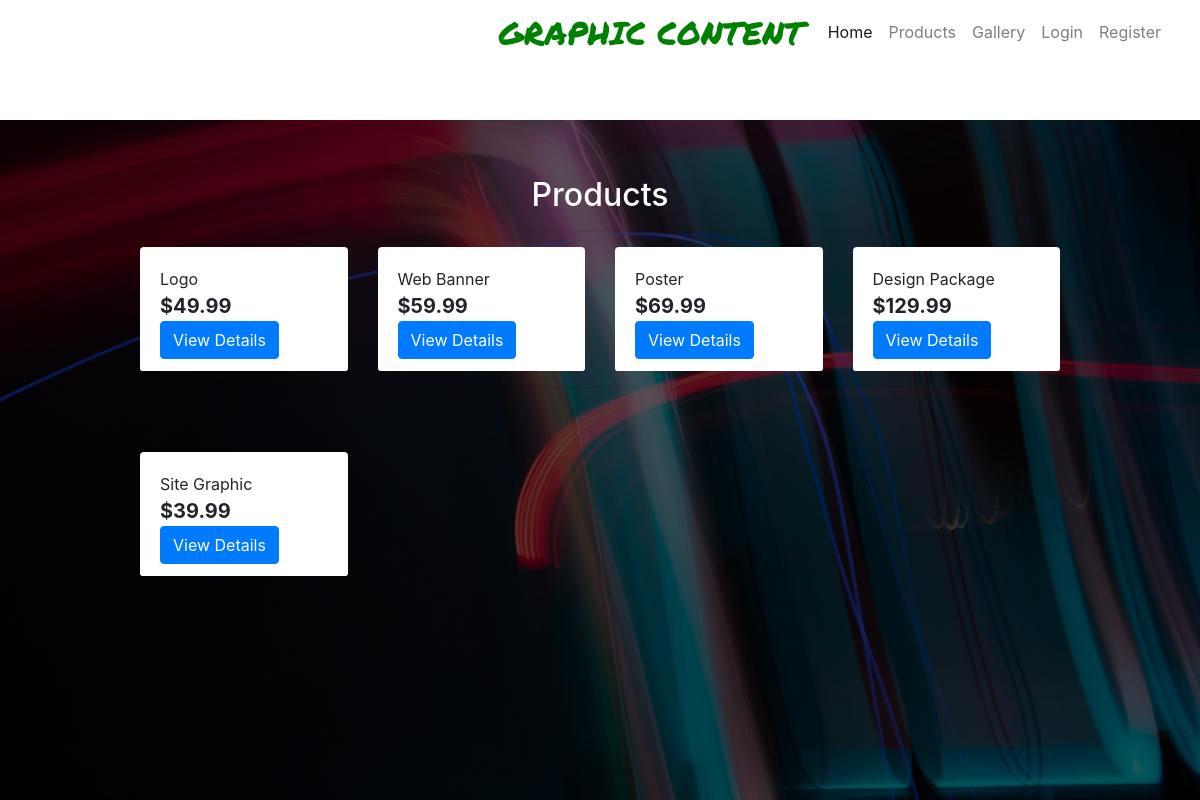
Screenshot of /products/ with the database file from the repository.
### products/models.py (models this page shows, shortened)
class Product(models.Model):
    service_type = models.CharField(max_length=254)
    price = models.DecimalField(max_digits=6, decimal_places=2)
    description = models.TextField(null=True)

### products/views.py (the view)
# urls.py: path('', views.all_products, name='products'),
def all_products(request):
    products = Product.objects.all()
    context = {
        'products': products,
    }
    return render(request, 'products/products.html', context)

### products/templates/products/products.html (shortened to what this page needs)
{% extends "base.html" %}
{% load static %}
{% block content %}
<div class="overlay"></div>
    <div class="page-background">
        <div id="page-background-overlay"></div>
    </div>
<div class="container page-body">
    <div class="row h-100">
        <div class="col text-center mt-3">
            <h2 class="text-white">Products</h2>
            <hr class="w-50 mb-1">
        </div>
    </div>
    <div class="row">
        <div class="product-container col-10 offset-1">
            <div class="row">
                {% for product in products %}
                <div class="col-sm-6 col-md-6 col-lg-4 col-xl-3">
                    <div class="card h-100 border-0">
                        <div class="card-body pb-0">
                            <p class="mb-0">{{ product.service_type }}</p>
                        </div>
                        <div class="card-footer bg-white pt-0 border-0 text-left">
                            <div class="row">
                                <div class="col">
                                    <p class="lead mb-0 text-left font-weight-bold">${{ product.price }}</p>
                                </div>
                            </div>
                            <div class="row">
                                <div class="col">
                                    <a class="btn btn-primary" href="{% url 'product_detail' product.id %}"
                                        role="button">View Details</a>
                                </div>
                            </div>
                        </div>
                    </div>
                </div>
                {% if forloop.counter|divisibleby:4 %}
                <div class="col-12 d-none d-xl-block mb-5">
                    <hr>
                </div>
                {% endif %}
                {% endfor %}
            </div>
        </div>
    </div>
</div>
{% endblock %}

### static/css/base.css (style rules this page uses)
html { height: 100%; }
.page-background { background: url('/media/page-background.jpg') no-repeat center center fixed; background-size: cover; height: 100rem;; width: 100%; top: 120px; left: 0; position: fixed; z-index: -1; }
#page-background-overlay { background: rgba(0, 0, 0, 0.65); height:100%; width: 100%; }
.overlay { height: 100%; width: 100%; top: 0; left: 0; position: fixed; background: white; z-index: -1; }
.page-body { margin-top:10rem; z-index: -2; }

### rows the page displays
Product: service_type "Logo", price "49.99"
Product: service_type "Web Banner", price "59.99"
Product: service_type "Poster", price "69.99"
Product: service_type "Design Package", price "129.99"
Product: service_type "Site Graphic", price "39.99"
